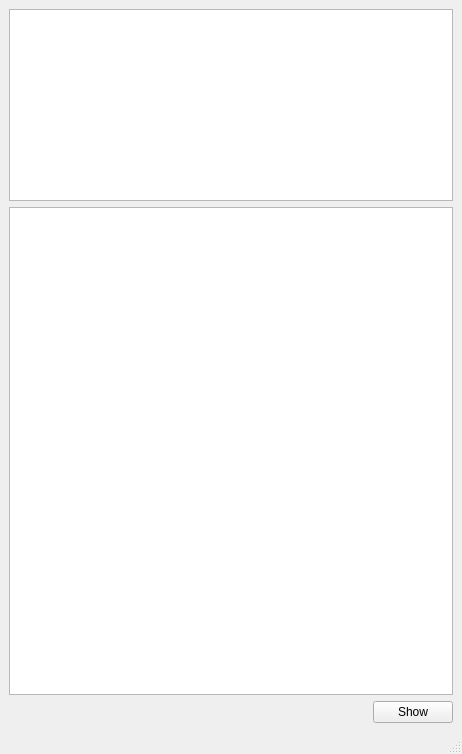
<?xml version="1.0" encoding="UTF-8"?>
<ui version="4.0">
 <class>MainWindow</class>
 <widget class="QMainWindow" name="MainWindow">
  <property name="geometry">
   <rect>
    <x>0</x>
    <y>0</y>
    <width>462</width>
    <height>754</height>
   </rect>
  </property>
  <property name="windowTitle">
   <string>MainWindow</string>
  </property>
  <widget class="QWidget" name="centralwidget">
   <layout class="QVBoxLayout" name="verticalLayout">
    <item>
     <widget class="QTreeView" name="treeView">
      <property name="sizePolicy">
       <sizepolicy hsizetype="Expanding" vsizetype="Maximum">
        <horstretch>0</horstretch>
        <verstretch>0</verstretch>
       </sizepolicy>
      </property>
     </widget>
    </item>
    <item>
     <widget class="QTextEdit" name="textEdit"/>
    </item>
    <item>
     <widget class="QPushButton" name="pushButton">
      <property name="sizePolicy">
       <sizepolicy hsizetype="Maximum" vsizetype="Fixed">
        <horstretch>0</horstretch>
        <verstretch>0</verstretch>
       </sizepolicy>
      </property>
      <property name="layoutDirection">
       <enum>Qt::RightToLeft</enum>
      </property>
      <property name="text">
       <string>Show</string>
      </property>
     </widget>
    </item>
   </layout>
  </widget>
  <widget class="QMenuBar" name="menubar">
   <property name="geometry">
    <rect>
     <x>0</x>
     <y>0</y>
     <width>462</width>
     <height>23</height>
    </rect>
   </property>
  </widget>
  <widget class="QStatusBar" name="statusbar"/>
 </widget>
 <resources/>
 <connections/>
</ui>
